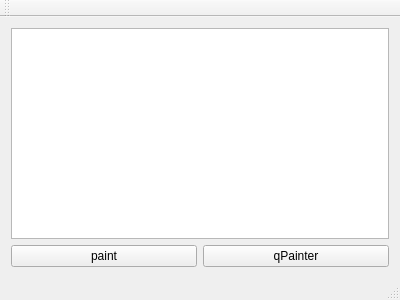
<?xml version="1.0" encoding="UTF-8"?>
<ui version="4.0">
 <class>MainWindow</class>
 <widget class="QMainWindow" name="MainWindow">
  <property name="geometry">
   <rect>
    <x>0</x>
    <y>0</y>
    <width>400</width>
    <height>300</height>
   </rect>
  </property>
  <property name="windowTitle">
   <string>MainWindow</string>
  </property>
  <widget class="QWidget" name="centralWidget">
   <layout class="QGridLayout" name="gridLayout">
    <item row="0" column="0" colspan="2">
     <widget class="QGraphicsView" name="graphicsView"/>
    </item>
    <item row="1" column="0">
     <widget class="QPushButton" name="paint_PB">
      <property name="text">
       <string>paint</string>
      </property>
     </widget>
    </item>
    <item row="1" column="1">
     <widget class="QPushButton" name="pushButton">
      <property name="text">
       <string>qPainter</string>
      </property>
     </widget>
    </item>
   </layout>
  </widget>
  <widget class="QMenuBar" name="menuBar">
   <property name="geometry">
    <rect>
     <x>0</x>
     <y>0</y>
     <width>400</width>
     <height>21</height>
    </rect>
   </property>
  </widget>
  <widget class="QToolBar" name="mainToolBar">
   <attribute name="toolBarArea">
    <enum>TopToolBarArea</enum>
   </attribute>
   <attribute name="toolBarBreak">
    <bool>false</bool>
   </attribute>
  </widget>
  <widget class="QStatusBar" name="statusBar"/>
 </widget>
 <layoutdefault spacing="6" margin="11"/>
 <resources/>
 <connections/>
</ui>
